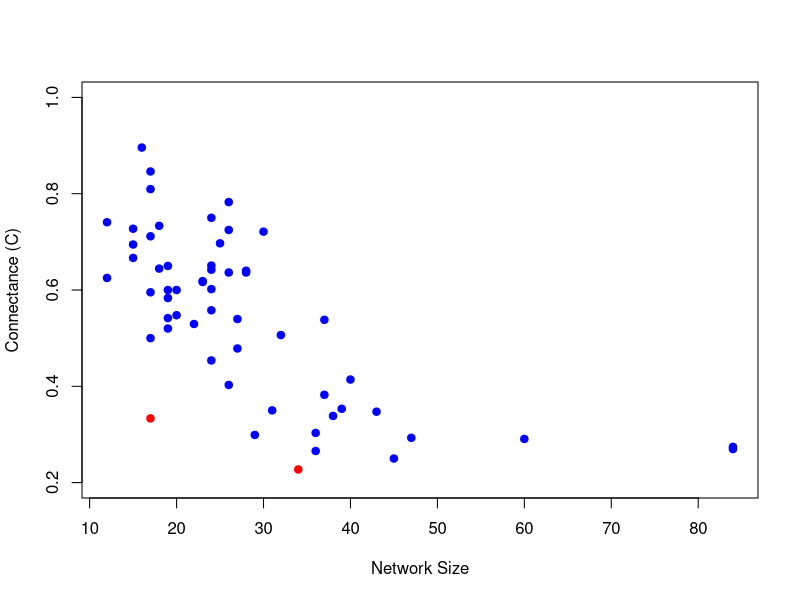

Here is the R script that generated this plot:
###
### Calculating Connectance relationships with literature data Ceron et al (2019)
###-----Set a Directory---------------------------------------------------------
setwd("C:/Users/nunes/Documentos/Code/Projeto_IC") # Laptop
setwd("D:/Drive/Other computers/Meu laptop/Code/Projeto_IC") # PC
###-----Import and Filter the Matrices------------------------------------------
# Import the matrices and create a webs object
# A matrix as > higher trophic level species=anurans (columns) 
# and lower trophic level species=prey (rows).

# Read all the interaction network matrices into a list
links_eu_freq = t(as.matrix(read.csv("Diet_E_Freq_Xincomp.csv", header = T, row.names = 1)))
links_mt_freq = t(as.matrix(read.csv("Diet_M_Freq_Xincomp.csv", header = T, row.names = 1)))

webs = list(links_eu_freq, links_mt_freq) # create a list w/ the matrices
envs = c("freq_eu", "freq_mt") # names of each env and type combination
names(webs) = envs # name the list

# Filter the Eucalyptus matrices
cols_to_remove_eu = which(colSums(webs$freq_eu) < 5) # Only for freq bc it reveals the discrete number of preys
# Min of 5 prey items p/ species
if (length(cols_to_remove_eu) > 0) { # Check if is a int(0)
  webs$vol_eu = webs$vol_eu[, -cols_to_remove_eu] # Remove columns
  webs$freq_eu = webs$freq_eu[, -cols_to_remove_eu] # Remove columns
}

rows_to_remove_eu = which(rowSums(webs$freq_eu) == 0) # Check if there are items without a predator
if (length(rows_to_remove_eu) > 0) { # Check if is a int(0)
  webs$vol_eu = webs$vol_eu[-rows_to_remove_eu,] # Remove columns
  webs$freq_eu = webs$freq_eu[-rows_to_remove_eu,] # Remove columns
}
# Filter the Atlantic Forest matrices
cols_to_remove_mt = which(colSums(webs$freq_mt) < 5) # Only for freq bc it reveals the discrete number of preys
# Min of 5 prey items
if (length(cols_to_remove_mt) > 0) { # Check if is a int(0)
  webs$vol_mt = webs$vol_mt[, -cols_to_remove_mt] # Remove columns
  webs$freq_mt = webs$freq_mt[, -cols_to_remove_mt] # Remove columns
}

rows_to_remove_mt = which(rowSums(webs$freq_mt) == 0) # Check if there are items without a predator
if (length(rows_to_remove_mt) > 0) { # Check if is a int(0)
  webs$vol_mt = webs$vol_mt[-rows_to_remove_mt,] # Remove columns
  webs$freq_mt = webs$freq_mt[-rows_to_remove_mt,] # Remove columns
}

###------Network Size and Connectance-------------------------------------------
# 1 Network Size
ind_size = list ()
for (env in envs) {
  ind_size[[env]] = dim(webs[[env]])[1]+dim(webs[[env]])[2] # Here defined as the number of nodes in the matrix
}
print(ind_size)

# 2 Connectance
ind_connect = list()
for (env in envs) {
  ind_connect[[env]] = sum(webs[[env]] > 0)/prod(dim(webs[[env]])) # Total links / number of possible links
}
print(ind_connect)
###------Import Ceron´s data base-----------------------------------------------
library(dplyr)
library(tidyverse)

# Produce one big fat matrix
data = read.csv("Network/Ceron_Sup_Augusto.csv", header=T, dec= ".", row.names="id")

plot(data$size, data$com, 
     xlab = "Network Size",
     ylab = "Connectance (C)",
     ylim = c(0.2,1),
     pch = 19,   # Set the point character (you can change this)
     col = "blue" # Set the point color (you can change this)
)
points(ind_size$freq_eu, ind_connect$freq_eu, pch = 19, col = "red")
points(ind_size$freq_mt, ind_connect$freq_mt, pch = 19, col = "red")
